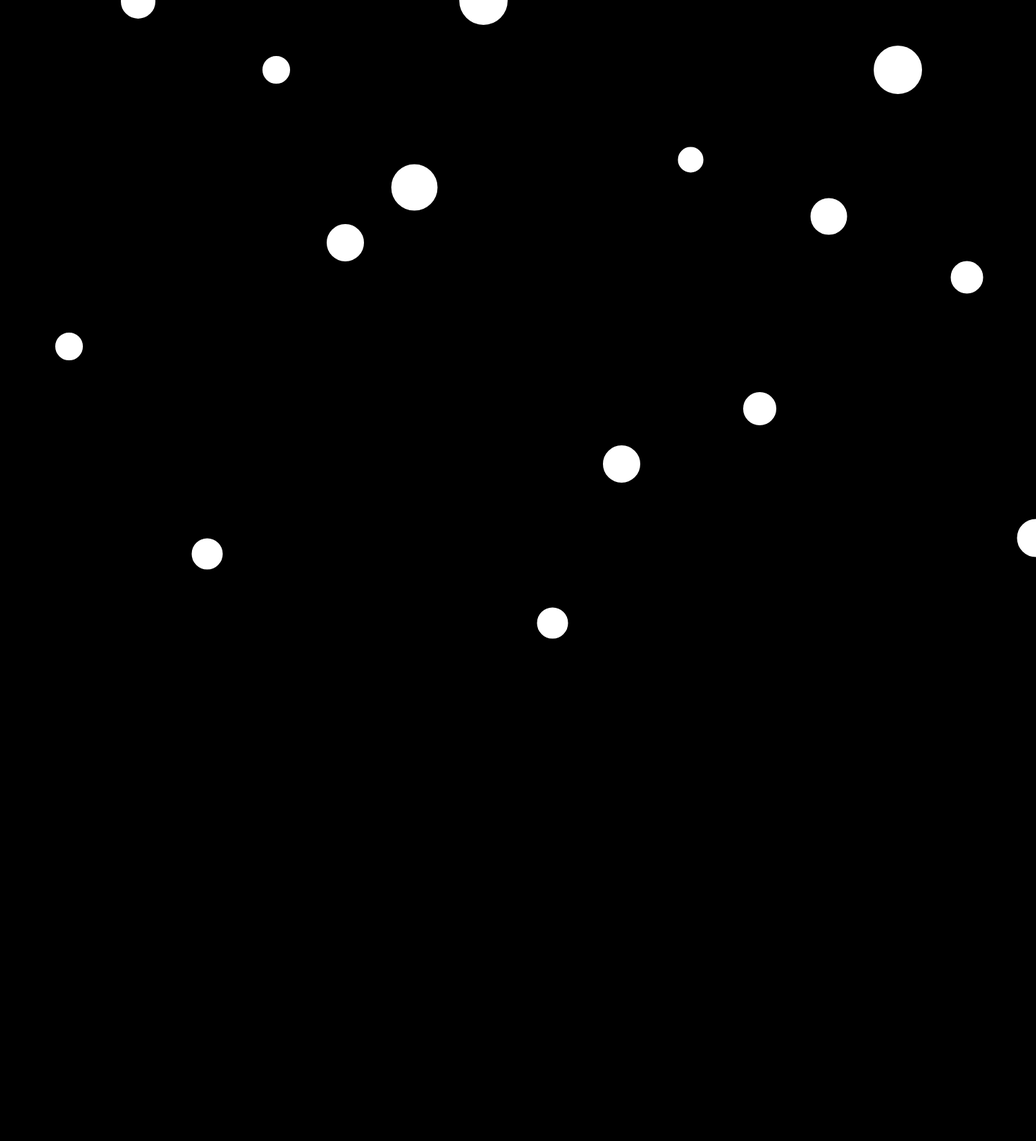
Frame 1 (no input)
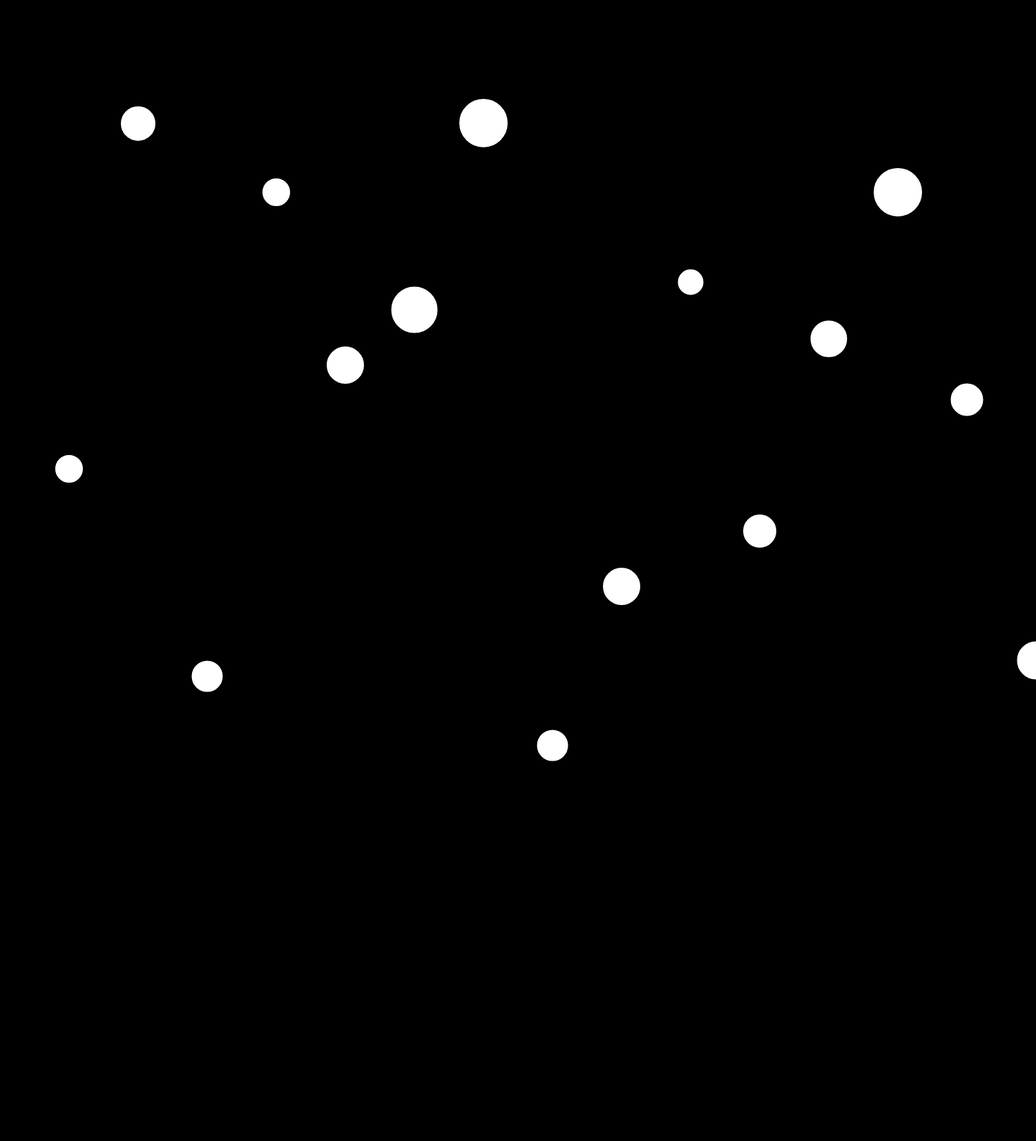
Frame 60 (no input)
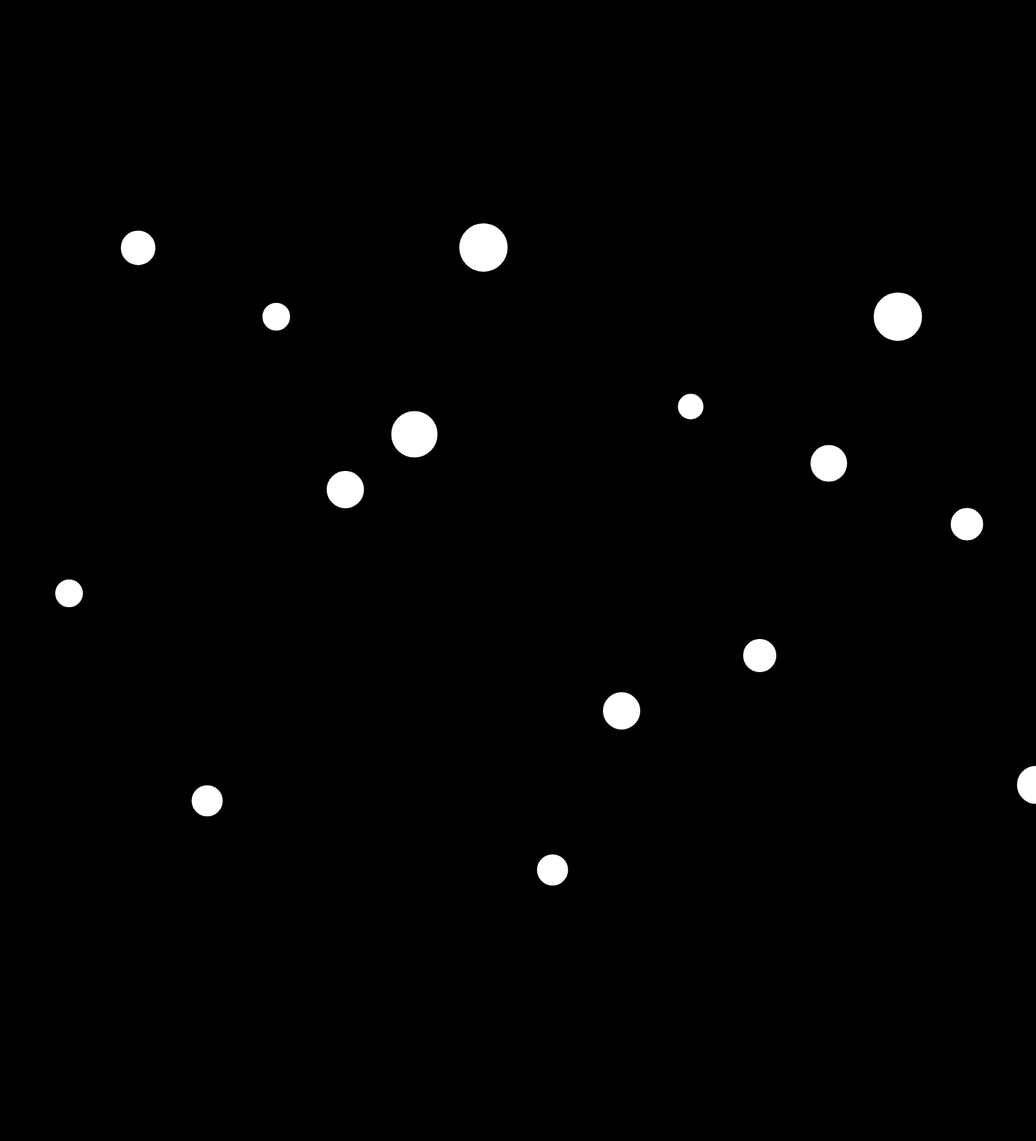
Frame 120 (the mouse pressed at the canvas centre since frame 60)

The p5.js sketch that drew these frames (run headless with seeded random() and noise() and a simulated clock; from frame 60 on, the mouse is pressed at the canvas centre):

// p5.js sketch
// ── sketch.js
 var dir1=1;

 function setup() {
   createCanvas(1500, 1650);
   background(0);

}
function draw (){
     background(0);
     drawSnow();
}

function drawSnow(){
    var r=Math.random();
    stroke(255,255,255,255);
    strokeWeight(20);

    fill(255);
    ellipse(700,dir1,50,50);
    ellipse(100,dir1+500,20,20);
    ellipse(200,dir1+r,30,30);
    ellipse(300,dir1+800,25,25);
    ellipse(400,dir1+100,20,20);
    ellipse(500,dir1+350,34,34);
    ellipse(600,dir1+270,47,47);
    ellipse(800,dir1+900,25,25);
    ellipse(900,dir1+670,34,34);
    ellipse(1000,dir1+230,17,17);
    ellipse(1100,dir1+590,28,28);
    ellipse(1200,dir1+312,33,33);
    ellipse(1300,dir1+100,50,50);
    ellipse(1400,dir1+400,27,27);
    ellipse(1500,dir1+777,35,35);
    dir1=dir1+3;     
    if(dir1>1700){
     dir1=-1700;
 }

}
